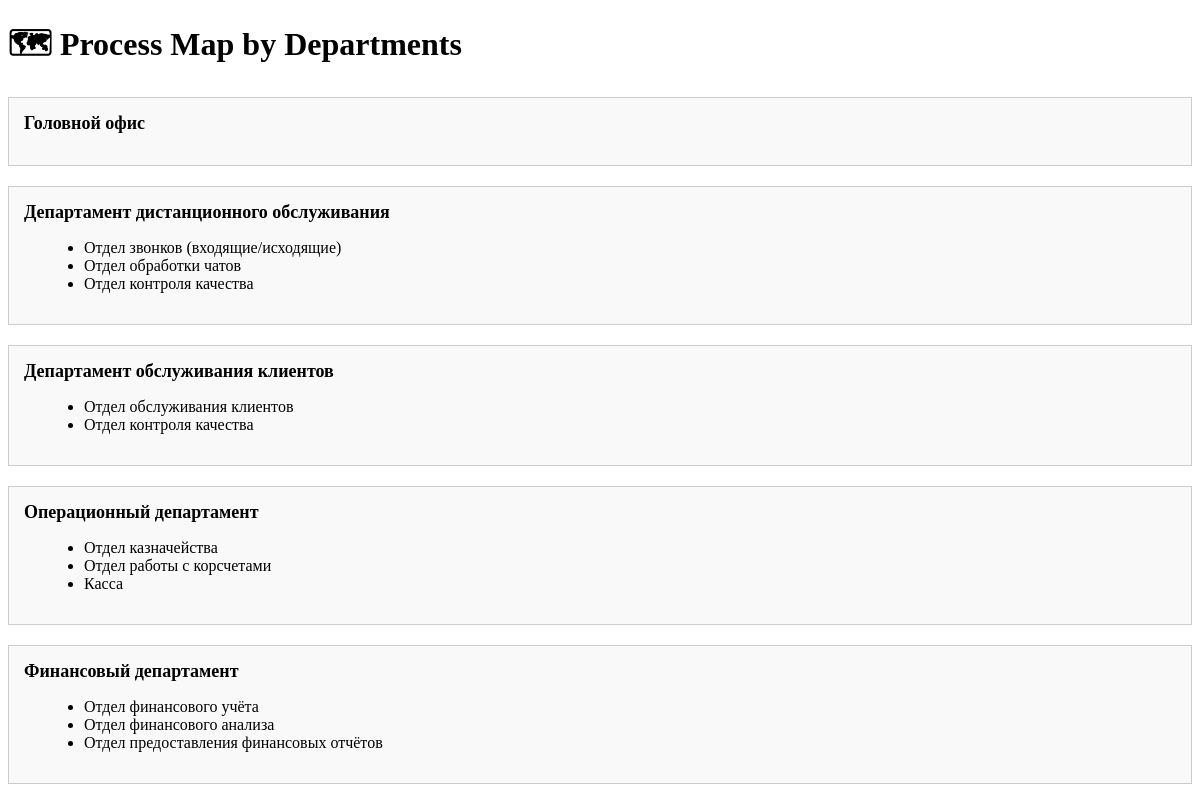
The page /ru/control/process-map/ on the database as committed earlier.
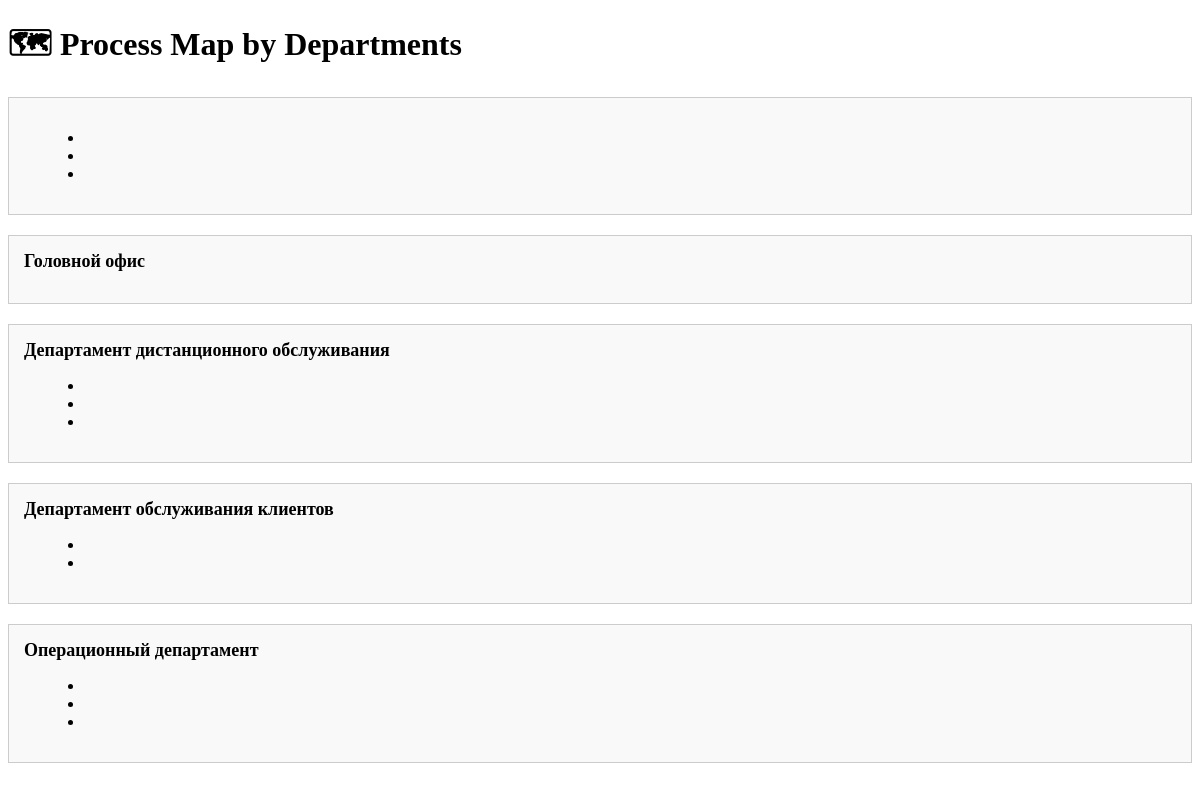
The same page on the database as committed later.
### control_app/models.py (models this page shows, shortened)
class Department(models.Model):
    name = models.CharField(_("Department"), max_length=200, unique=True)

class Division(models.Model):
    department = models.ForeignKey('Department', on_delete=models.CASCADE, related_name='divisions')
    name = models.CharField(_("Division"), max_length=200)

### control_app/views.py (the view)
# urls.py: path('process-map/', process_map_overview, name='process_map_overview'),
def process_map_overview(request):
    departments = Department.objects.prefetch_related('divisions').all()
    return render(request, 'control_app/process_map_overview.html', {'departments': departments})

### control_app/templates/control_app/process_map_overview.html (shortened to what this page needs)
{% load i18n %}
<!DOCTYPE html>
<html lang="{{ LANGUAGE_CODE }}">
<head>
</head>
<body>
    <h1>🗺 {% trans "Process Map by Departments" %}</h1>
    {% for department in departments %}
        <div class="department-block">
            <div class="department-title">{{ department.name }}</div>
            <ul class="division-list">
                {% for division in department.divisions.all %}
                    <li>
                        {{ division.name }}
                    </li>
                {% endfor %}
            </ul>
        </div>
    {% endfor %}
</body>
</html>

Rows that differ between the two databases and show on the page:
changed Department (number 1 of 5 on the later page): loses Division (name "Отдел финансового учёта"); loses Division (name "Отдел финансового анализа"); loses Division (name "Отдел предоставления финансовых отчётов"); name "Финансовый департамент" → (not shown); moves up the list
changed Department "Департамент дистанционного обслуживания": loses Division (name "Отдел звонков (входящие/исходящие)"); loses Division (name "Отдел обработки чатов"); loses Division (name "Отдел контроля качества")
changed Department "Департамент обслуживания клиентов": loses Division (name "Отдел обслуживания клиентов"); loses Division (name "Отдел контроля качества")
changed Department "Операционный департамент": loses Division (name "Отдел казначейства"); loses Division (name "Отдел работы с корсчетами"); loses Division (name "Касса")
